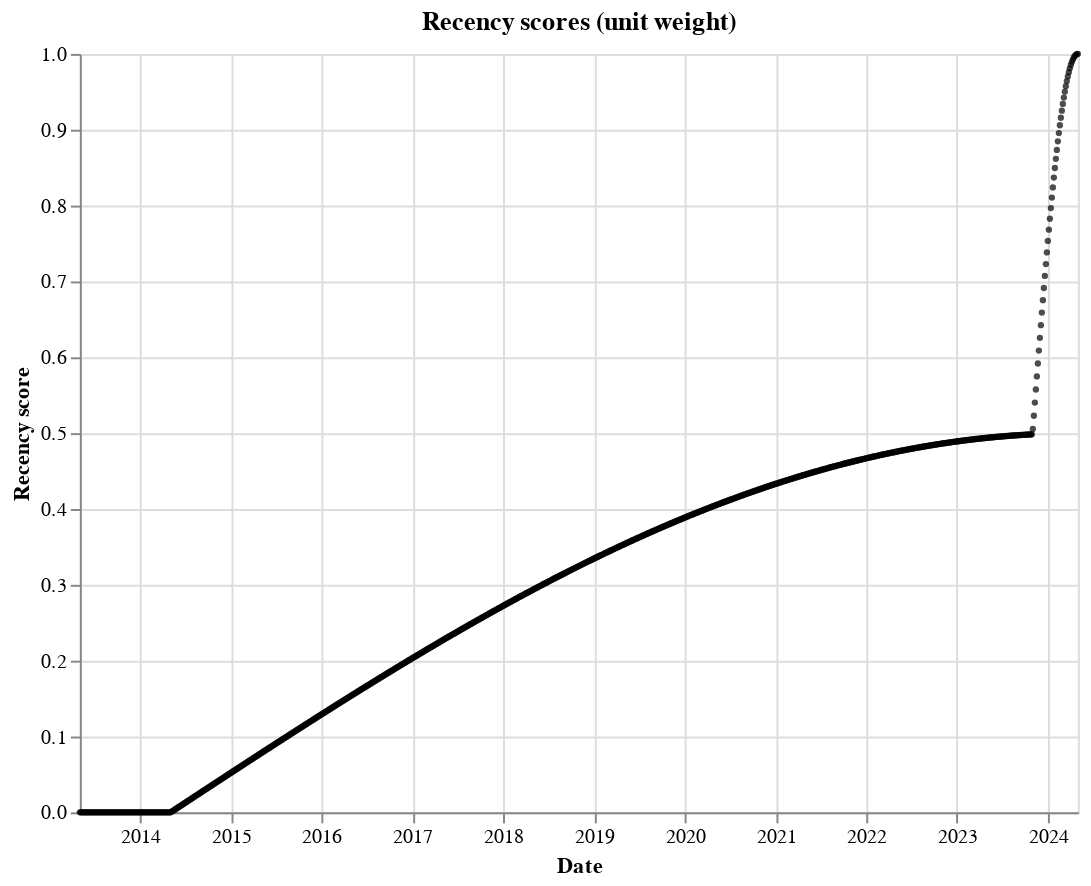

Notebook source saved alongside this figure:
### Markdown cell above
## Understanding recency

### Code cell
# To get an intuitive understanding of how recency is weighted for our data,
# we can explore the weights using Superlinked's inbuilt RecencyPlotter
recency_plotter = RecencyPlotter(recency_space, context_data=EXECUTOR_DATA)
recency_plotter.plot_recency_curve()

### Figure 1 — Vega-Lite specification as saved in the notebook (floating-point values rounded to 4 significant figures; data arrays with more than 128 entries replaced by an {"elided": "..."} marker saying what was removed)
{"$schema": "https://vega.github.io/schema/vega-lite/v4.17.0.json", "config": {"view": {"continuousHeight": 300, "continuousWidth": 400}}, "data": {"name": "data-3a99cb975e7e52d55043491930998da0"}, "datasets": {"data-3a99cb975e7e52d55043491930998da0": {"elided": "1000 records"}}, "encoding": {"tooltip": [{"field": "date", "type": "temporal"}], "x": {"field": "date", "title": "Date", "type": "temporal"}, "y": {"field": "score", "title": "Recency score", "type": "quantitative"}}, "height": 380, "mark": {"color": "black", "filled": true, "size": 10, "type": "point"}, "title": "Recency scores (unit weight)", "width": 500}
